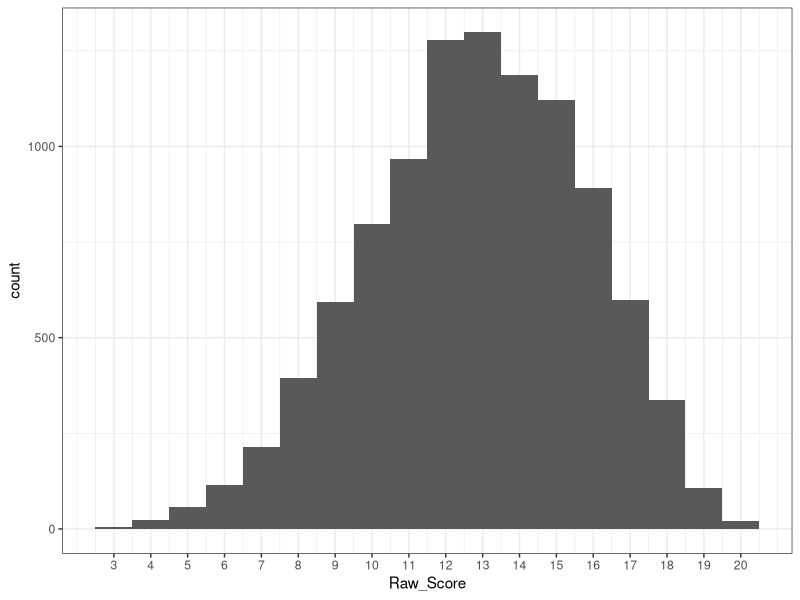
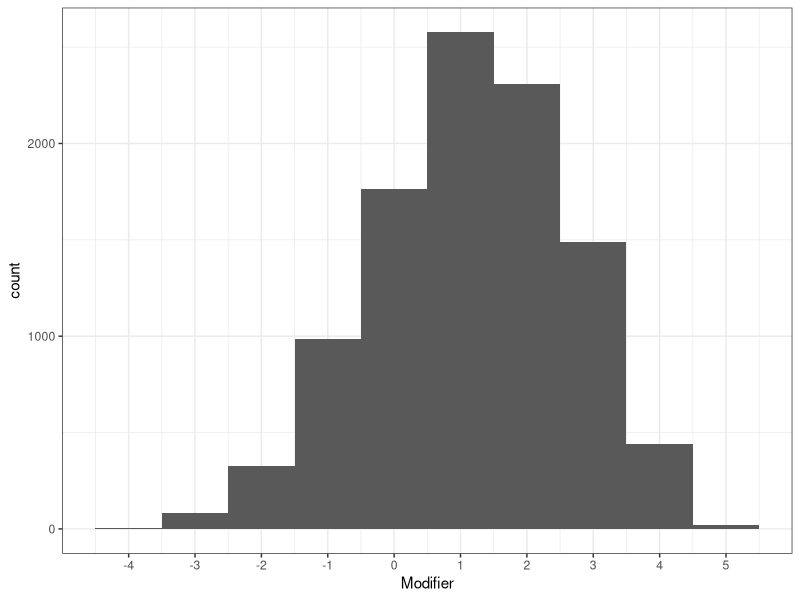
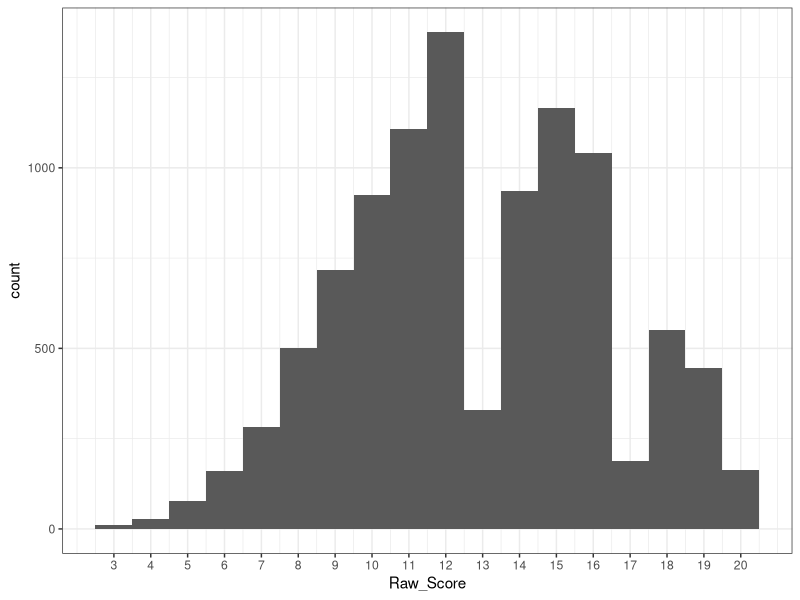

The R script that drew these images, in order:
### Code Summary: ##############################################################
# 
# 
# 
# 
### Basic packages: ############################################################
repo <- "http://cran.us.r-project.org"

# Required packages:
if(!require(data.table))    install.packages("data.table",   repos = repo)
if(!require(tidyverse))     install.packages("tidyverse",    repos = repo)
if(!require(caret))         install.packages("caret",        repos = repo)
if(!require(dplyr))         install.packages("dplyr",        repos = repo)

library(data.table)
library(tidyverse)
library(caret)
library(dplyr)

### Basic data sets: ###########################################################

B <- 10000

# Dice simulation
set.seed(2021, sample.kind = "Rounding")
raw_intelligence <- replicate(B, {
                    dice <- sample(c(1:6), 4, replace = TRUE)
                    dice <- dice[order(dice)][2:4]
                    sum(dice)
})

# Races with intelligence modifiers according to the Player's Handbook races
# (+2) = Gnome 
# (+1) = High-Elf, Human, Tiefling
#
# Obs.: The distribution of races in the world is solely based on the total 
# number of races.

# Adding race modifiers to the list
set.seed(2021, sample.kind = "Rounding")
race <- sample(c(0,1,2), B, replace = TRUE, prob = c(5/9, 3/9, 1/9))

### Random Choice: #############################################################
# Race increment is assigned randomly with the dice 

# Final distribution of the intelligence raw score 
race_int_raw <- as.data.frame(race + raw_intelligence)
colnames(race_int_raw) <- c("Raw_Score")

mean(race_int_raw$Raw_Score)
sd(race_int_raw$Raw_Score)

race_int_raw %>% ggplot(aes(x = Raw_Score)) + 
                 geom_histogram(bins = 18) + 
                 scale_x_continuous(breaks = 3:20) +
                 theme_bw()

quantile(race_int_raw$Raw_Score, probs = c(.001, .02, .16, .50,
                                                        .84, .98, .999))

# Final distribution of the intelligence modifiers 
race_int_mod <- as.data.frame(floor((race + raw_intelligence - 10)/2))
colnames(race_int_mod) <- c("Modifier")

mean(race_int_mod$Modifier)
sd(race_int_mod$Modifier)

race_int_mod %>% ggplot(aes(x = Modifier)) + 
                  geom_histogram(bins = 10) + 
                  scale_x_continuous(breaks = -4:5) +
                  theme_bw()

quantile(race_int_mod$Modifier, probs = c(.001, .02, .16, .50,
                                           .84, .98, .999))

### Biased Choice: #############################################################
# Better race increments are assigned to the best dice

b_raw_intelligence <- raw_intelligence[order(raw_intelligence)]
b_race             <- race[order(race)]

b_race_int_raw <- as.data.frame(b_race + b_raw_intelligence)
colnames(b_race_int_raw) <- c("Raw_Score")

mean(b_race_int_raw$Raw_Score)
sd(b_race_int_raw$Raw_Score)

b_race_int_raw %>% ggplot(aes(x = Raw_Score)) + 
  geom_histogram(bins = 18) + 
  scale_x_continuous(breaks = 3:20) +
  theme_bw()

quantile(b_race_int_raw$Raw_Score, probs = c(.001, .02, .16, .50,
                                           .84, .98, .999))



